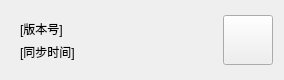
<?xml version="1.0" encoding="UTF-8"?>
<!-- Copyright 2024, MCSL Team, mailto:services@mcsl.com.cn

     Part of "MCSL2", a simple and multifunctional Minecraft server launcher.

     Licensed under the GNU General Public License, Version 3.0, with our
     additional agreements. (the "License");
     you may not use this file except in compliance with the License.
     You may obtain a copy of the License at

        https://github.com/MCSLTeam/MCSL2/raw/master/LICENSE -->

<ui version="4.0">
 <class>buildListWidget</class>
 <widget class="CardWidget" name="buildListWidget">
  <property name="geometry">
   <rect>
    <x>0</x>
    <y>0</y>
    <width>284</width>
    <height>80</height>
   </rect>
  </property>
  <property name="sizePolicy">
   <sizepolicy hsizetype="Expanding" vsizetype="Fixed">
    <horstretch>0</horstretch>
    <verstretch>0</verstretch>
   </sizepolicy>
  </property>
  <property name="minimumSize">
   <size>
    <width>284</width>
    <height>80</height>
   </size>
  </property>
  <property name="maximumSize">
   <size>
    <width>16777215</width>
    <height>80</height>
   </size>
  </property>
  <property name="windowTitle">
   <string/>
  </property>
  <layout class="QHBoxLayout" name="horizontalLayout">
   <item>
    <widget class="QWidget" name="TextWidget" native="true">
     <layout class="QVBoxLayout" name="verticalLayout">
      <item>
       <widget class="StrongBodyLabel" name="buildVerLabel">
        <property name="text">
         <string>[版本号]</string>
        </property>
       </widget>
      </item>
      <item>
       <widget class="StrongBodyLabel" name="syncTimeLabel">
        <property name="text">
         <string>[同步时间]</string>
        </property>
       </widget>
      </item>
     </layout>
    </widget>
   </item>
   <item>
    <widget class="PrimaryToolButton" name="downloadBtn">
     <property name="minimumSize">
      <size>
       <width>50</width>
       <height>50</height>
      </size>
     </property>
     <property name="maximumSize">
      <size>
       <width>50</width>
       <height>50</height>
      </size>
     </property>
    </widget>
   </item>
  </layout>
 </widget>
 <customwidgets>
  <customwidget>
   <class>ToolButton</class>
   <extends>QToolButton</extends>
   <header>qfluentwidgets</header>
  </customwidget>
  <customwidget>
   <class>PrimaryToolButton</class>
   <extends>ToolButton</extends>
   <header>qfluentwidgets</header>
  </customwidget>
  <customwidget>
   <class>CardWidget</class>
   <extends>QFrame</extends>
   <header>qfluentwidgets</header>
   <container>1</container>
  </customwidget>
  <customwidget>
   <class>StrongBodyLabel</class>
   <extends>QLabel</extends>
   <header>qfluentwidgets</header>
  </customwidget>
 </customwidgets>
 <resources/>
 <connections/>
</ui>
